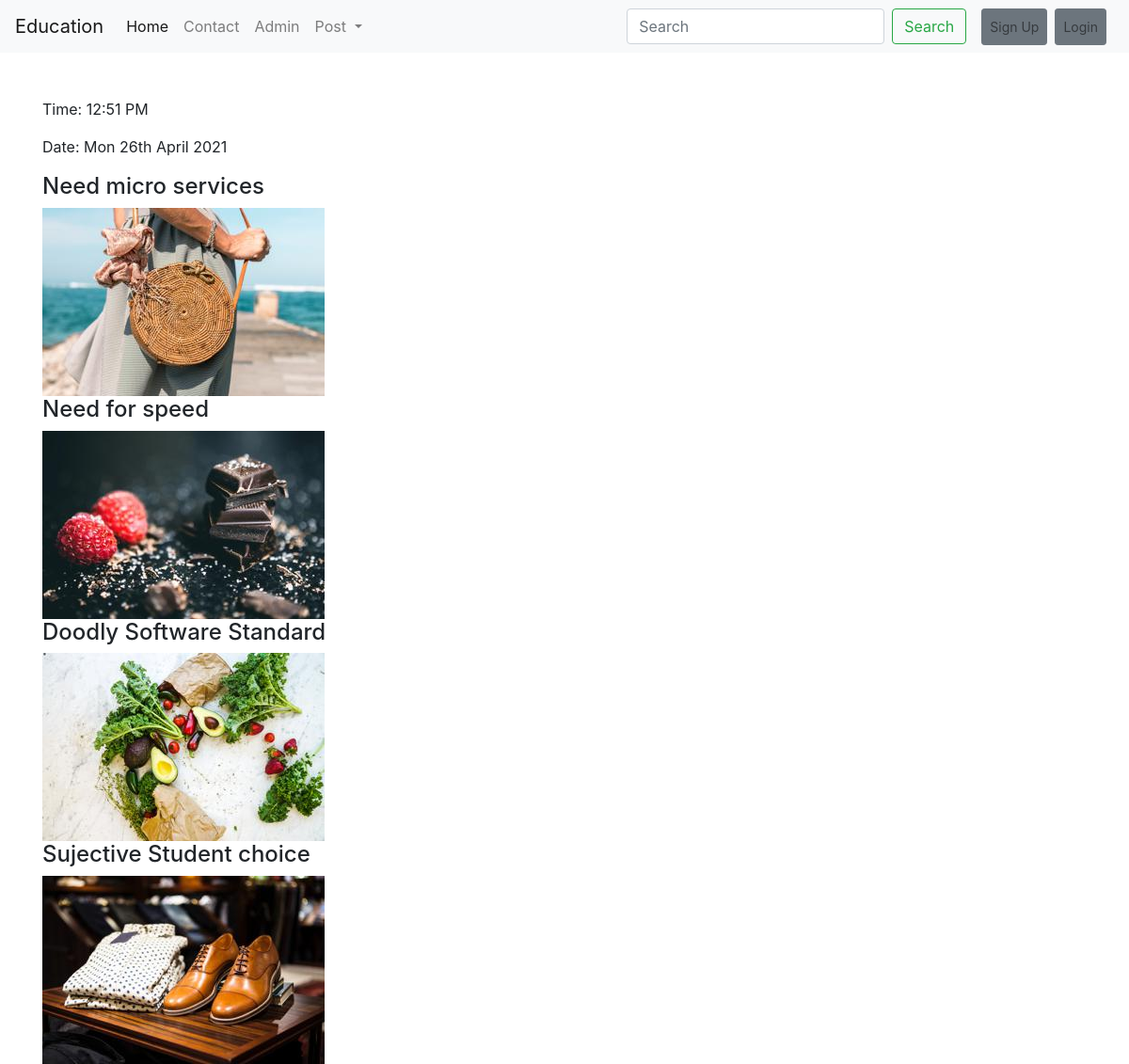
Before: /education/post/ with the older database file.
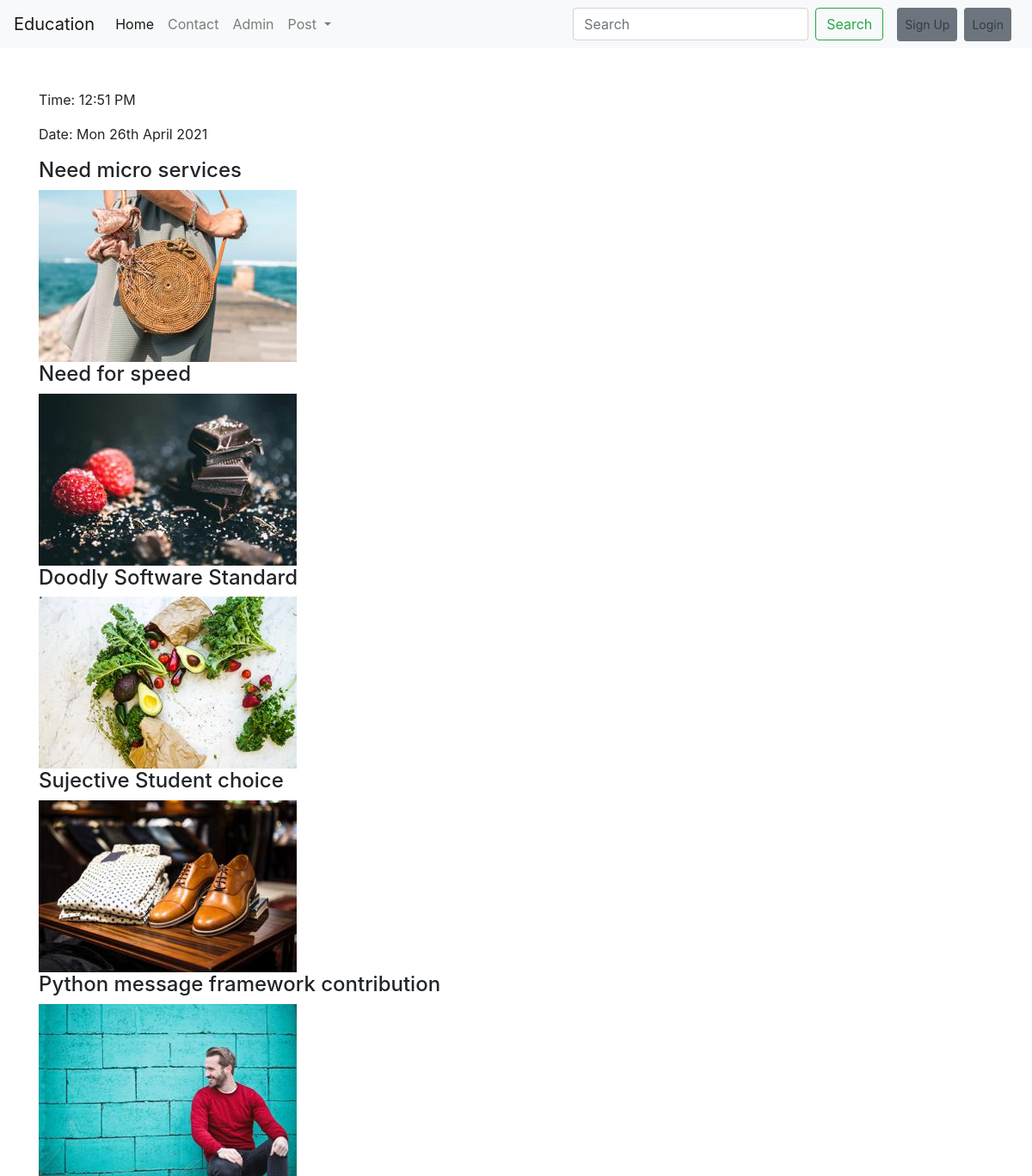
After: the same page with the newer database file.
### education/models.py (models this page shows, shortened)
class Post(models.Model):
    CATEGORY={
        ('Teacher', 'Teacher'),
        ('Student', 'Student'),
    }
    MEDIUM =(
        ('bangla', 'bangla'),
        ('english', 'english'),
        ('hindi', 'hindi'),
        ('mandarin', 'mandarin'),
    )
    user = models.ForeignKey(User, on_delete=models.CASCADE, blank=True, null=True)
    id = models.AutoField(primary_key=True)
    title = models.CharField(max_length=100)
    slug = models.CharField(max_length=100, default=title)
    email = models.EmailField()
    salary = models.FloatField()
    details = models.TextField()
    available = models.BooleanField()
    category = models.CharField(max_length=100, choices=CATEGORY)
    created_at = models.DateTimeField(default=now)
    image = models.ImageField(default="default.jpg", upload_to="education/images")
    medium = MultiSelectField(max_length=100, max_choices=4, choices=MEDIUM, default='english')
    subject=models.ManyToManyField(Subject,related_name='subject_set')
    class_in=models.ManyToManyField(Classs_in,related_name='class_set')

### education/views.py (the view)
# urls.py: path('post/', postview , name="post"),
def postview(request):
    post=Post.objects.all()
    return render(request, 'education/post.html', {'post':post})

### templates/education/post.html
{% extends 'basic.html' %}
{% block body %}
{% for p in post %}
   <h4>{{p.title}}</h4>
    <img src="{{p.image.url}} " alt="image">
{% endfor %}
{% endblock body %}

### templates/basic.html (shortened to what this page needs)
<!DOCTYPE html>
<html lang="en">
  <head>
    <link rel="stylesheet" href="https://maxcdn.bootstrapcdn.com/bootstrap/4.0.0/css/bootstrap.min.css">
  </head>
  <body>
  <nav class="navbar navbar-expand-lg navbar-light bg-light">
    <a class="navbar-brand" href="/">Education</a>
    <div class="collapse navbar-collapse" id="navbarSupportedContent">
      <ul class="navbar-nav mr-auto">
        <li class="nav-item active">
          <a class="nav-link" href="{% url 'home' %}">Home <span class="sr-only">(current)</span></a>
        </li>
        <li class="nav-item">
          <a class="nav-link" href="{% url 'education:contact' %}">Contact</a>
        </li>
        <li class="nav-item">
          <a class="nav-link" href="/admin">Admin</a>
        </li>
        <li class="nav-item dropdown">
          <a class="nav-link dropdown-toggle" href="#" id="navbarDropdown" role="button" data-toggle="dropdown" aria-haspopup="true" aria-expanded="false">
            Post
          </a>
        </li>
      </ul>
      <form method="post" action="/education/search/" class="form-inline my-2 my-lg-0">
        <input class="form-control mr-sm-2" type="search" name="search" placeholder="Search" aria-label="Search">
        <button class="btn btn-outline-success my-2 my-sm-0" type="submit">Search</button>
      </form>
      <ul class="ml-3 navbar-nav">
        {% if user.is_authenticated %}
        <li class="nav-item">
          <a class="nav-link btn btn-secondary btn-sm" href="/session/logout/">Logout</a>
        </li>
        {% else %}
          <li class="nav-item mr-2">
            <a class="nav-link btn btn-secondary btn-sm" href="/session/signup/">Sign Up</a>
          </li>
          <li class="nav-item mr-2">
            <a class="nav-link btn btn-secondary btn-sm" href="/session/login/">Login</a>
          </li>
        {% endif %}
      </ul>
    </div>
  </nav>
  <div class="container mt-5">
    <p>Time: {% now "h:i A" %} </p>
    <p>Date: {% now "D jS F Y" %} </p>
  {% block body %}{% endblock body %}
  </div>
  </body>
</html>

Changed rows visible on the page:
added Post: title "Python message framework contribution", image (picture)
